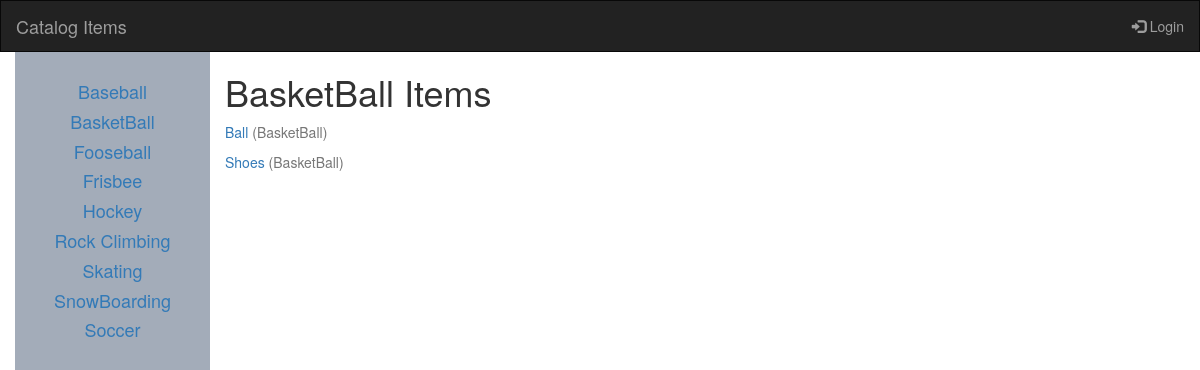
/catalog/BasketBall/items/, run on the app's committed database.
### database_setup.py (models this page shows, shortened)
class Catalog(Base):
    __tablename__ = 'catalog'
    id = Column(Integer, primary_key=True)
    name = Column(String(250), nullable=False)

class CatalogItem(Base):
    __tablename__ = 'catalog_item'
    name = Column(String(80), nullable=False, unique=True)
    id = Column(Integer, primary_key=True)
    description = Column(String(250))
    picture_name = Column(String(500))
    catalog_id = Column(Integer, ForeignKey('catalog.id'))
    catalog = relationship(Catalog, backref=backref("items", cascade="all,delete"))
    user_id = Column(Integer, ForeignKey('user.id'))
    user = relationship(User, backref=backref("items", cascade="all,delete"))

### project.py (the view)
@app.route('/catalog/<string:catalog_name>/')
@app.route('/catalog/<string:catalog_name>/items/')
def showitems(catalog_name):
    print catalog_name
    catalog = session.query(Catalog).filter_by(name=catalog_name).one()
    catalogs = session.query(Catalog).order_by(asc(Catalog.name))
    items = session.query(CatalogItem).filter_by(
        catalog_id=catalog.id).all()
    return render_template('catalog.html', items=items, catalogs=catalogs)

### templates/catalog.html (shortened to what this page needs)
{% extends "main.html" %}
{% block content %}
<div class="container text-center">
  <div class="row content">
    <div class="col-md-2 sidenav">
      {% for catalog in catalogs %}
      <h4><a href="{{url_for('showitems', catalog_name = catalog.name)}}">{{catalog.name}}</a></h4>
      {% endfor %}
    </div>
    <div class="col-md-10 text-left">
      <h1>{{items[0].catalog.name}} Items</h1>
      {% for item in items %}
      <p ><a href="{{url_for('showitem', catalog_name = item.catalog.name, item_name = item.name)}}">{{item.name}}  <span class="text-muted">({{item.catalog.name}})</span> </a></p>
      {% endfor %}
    </div>
  </div>
</div>
{% endblock %}

### templates/main.html (style rules this page uses)
.row.content { height: 960px }
.sidenav { padding-top: 20px; background-color: #a3acb9; height: 100%; }

### data on the page
Catalog: name "Baseball"
Catalog: name "BasketBall"
Catalog: name "Fooseball"
Catalog: name "Frisbee"
Catalog: name "Hockey"
Catalog: name "Rock Climbing"
Catalog: name "Skating"
Catalog: name "SnowBoarding"
Catalog: name "Soccer"
CatalogItem: name "Ball", catalog.name "BasketBall"
CatalogItem: name "Shoes", catalog.name "BasketBall"
